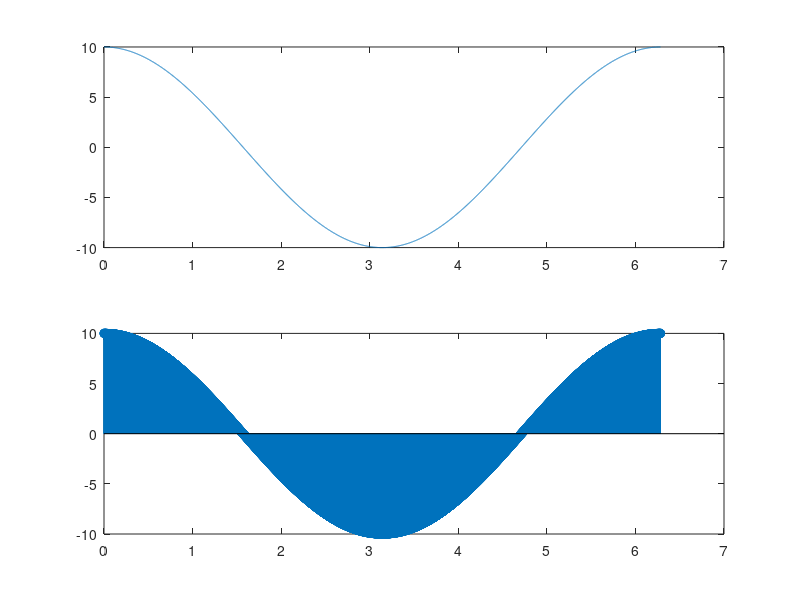

This figure's MATLAB source:
theta = 0:0.001:2*pi;
for a = 1:10
    e = a*exp(1i*theta);
end
subplot(211)
plot(theta,e)
subplot(212)
stem(theta,e)

